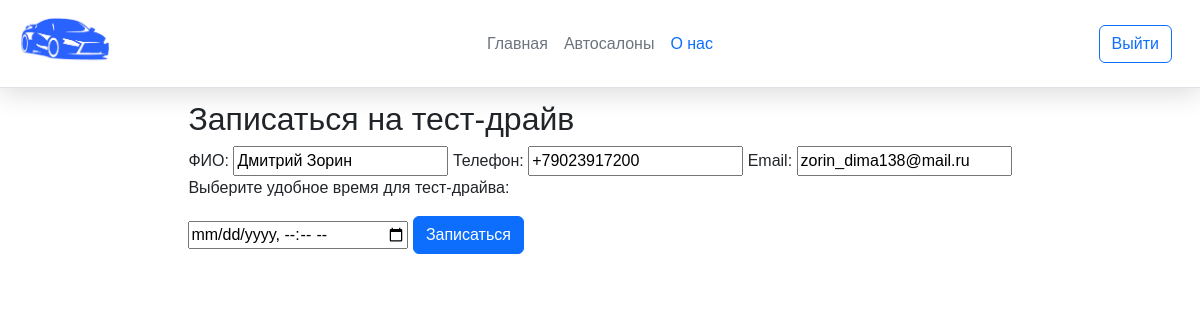
Page /test_drive_form/1 (signed in) on the committed database.
### app.py (models this page shows)
class Users(db.Model):
    id = db.Column(db.Integer, primary_key=True)
    FIO = db.Column(db.String(200), nullable=False)
    phone = db.Column(db.String(10), nullable=False)
    email = db.Column(db.String(50), nullable=False)
    password = db.Column(db.String(200),nullable=False )

### app.py (the view)
@app.route('/test_drive_form/<int:car_id>')
def test_drive_form(car_id):
    car = Cars.query.get_or_404(car_id)
    if 'user_id' not in session:
        flash('Пожалуйста, войдите в систему, чтобы записаться на тест-драйв.', 'warning')
        return redirect(url_for('login'))
    user = Users.query.get(session['user_id'])
    return render_template('test_drive_form.html', car=car, user=user)

### templates/test_drive_form.html (shortened to what this page needs)
{% extends 'base.html' %}
{% block content %}
<div class="test-drive-form">
    <h2>Записаться на тест-драйв</h2>
    {% if user %}
    <form action="{{ url_for('submit_test_drive') }}" method="post">
        <label for="fio">ФИО:</label>
        <input type="text" id="fio" name="fio" value="{{ user.FIO }}" required>
        <label for="phone">Телефон:</label>
        <input type="text" id="phone" name="phone" value="{{ user.phone }}" required>
        <label for="email">Email:</label>
        <input type="email" id="email" name="email" value="{{ user.email }}" required>
        <p><label for="test_drive_time">Выберите удобное время для тест-драйва:</label></p>
        <input type="datetime-local" id="test_drive_time" name="test_drive_time" required>
        <button type="submit" class="btn btn-primary">Записаться</button>
    </form>
    {% else %}
    <p>Пожалуйста, <a href="{{ url_for('login') }}">войдите в систему</a>, чтобы записаться на тест-драйв.</p>
    {% endif %}
</div>
{% endblock %}

### static/css/main.css (style rules this page uses)
body { margin: 0; font-family: 'Montserrat', sans-serif; }
*, *:before, *:after { box-sizing: border-box; }

### rows in the picture
Users: fio "Дмитрий Зорин", phone "+79023917200", email "zorin_dima138@mail.ru"
